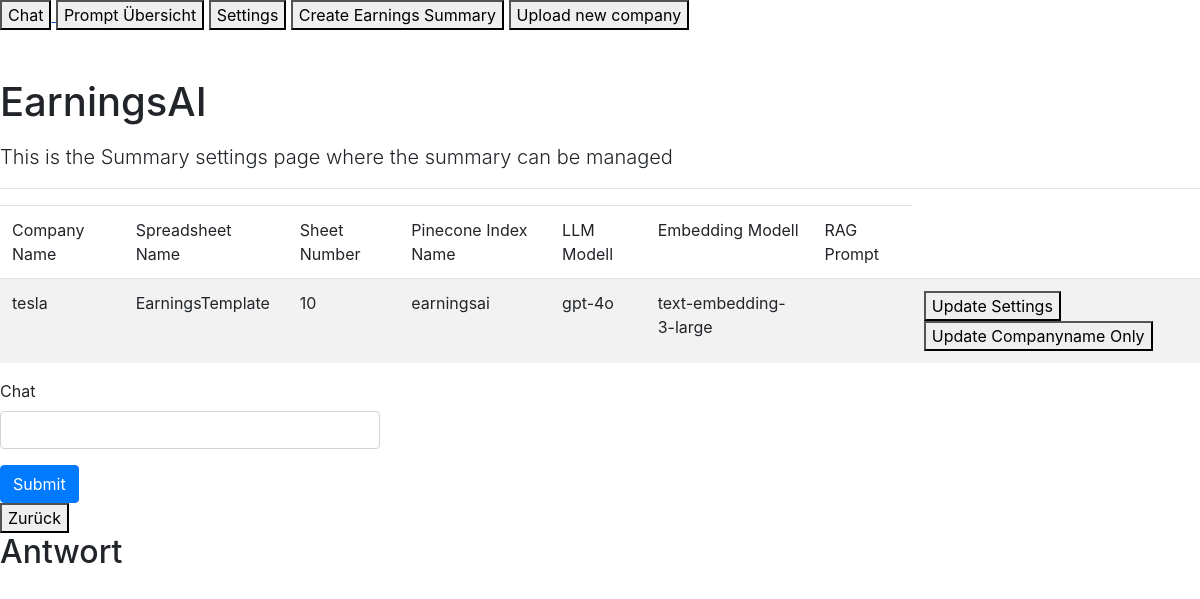
Page /chat on the committed database.
### app/models.py (models this page shows)
class SummarySettings(db.Model):
    id = db.Column(db.Integer, primary_key=True)
    companyname = db.Column(db.String(80), nullable=False)
    companyname2 = db.Column(db.String(80), nullable=False)
    companyname3 = db.Column(db.String(80), nullable=False)
    gsheetname = db.Column(db.String(400), nullable=False)
    gsheetno = db.Column(db.String(400), nullable=False)
    indexname = db.Column(db.String(400), nullable=False)
    llm = db.Column(db.String(400), nullable=False)
    embedding = db.Column(db.String(400), nullable=False)
    rag_prompt = db.Column(db.String(400), nullable=False)

### app/routes.py (the view)
@app.route('/chat', methods=['GET', 'POST'])
def chat():
    form = ChatForm()
    settings= SummarySettings.query.filter_by(id=1).first_or_404()
    res= ChatAnswer
    if form.validate_on_submit():
        query = form.query.data
        print(query)
        answer = askchat(settings, query)
        print(answer)
        res.content = answer.content
    return render_template('chat.html', settings=settings, form = form, res = res)

### app/forms.py
class ChatForm(FlaskForm):
    query = StringField('Chat')
    submit = SubmitField('Submit')

### templates/chat.html (shortened to what this page needs)
{% extends "base.html" %}
{% from 'bootstrap/form.html' import render_form, render_field %}
{% block content %}
      <h1 class="pt-5 pb-2">EarningsAI</h1>
      <p class="lead">This is the Summary settings page where the summary can be managed </p>
      <hr>
          <div>
<table id="data" class="table table-striped">
    <thead>
        <tr>
            <td>Company Name</td>
            <td>Spreadsheet Name</td>
            <td>Sheet Number</td>
            <td>Pinecone Index Name</td>
            <td>LLM Modell</td>
            <td>Embedding Modell</td>
            <td>RAG Prompt</td>
        </tr>
    </thead>
<tbody>
    <tr>
        <td>{{settings.companyname}}</td>
        <td>{{settings.gsheetname}}</td>
        <td>{{settings.gsheetno}}</td>
        <td>{{settings.indexname}}</td>
        <td>{{settings.llm}}</td>
        <td>{{settings.embedding}}</td>
        <td></td>
        <td><a href='/editsettings' >
            <button class="GFG">
                Update Settings
            </button>
        </a>
        <a href='/updatecompanies' >
            <button class="GFG">
                Update Companyname Only
            </button>
        </a>
        </td>
    </tr>
</tbody>
</table>
</div>
<div class="row">
    <div class="col-md-4">
        {{ render_form(form)}}
    </div>
</div>
<a href= "/" >
    <button class="GFG">
     Zurück
    </button>
</a>
<h2>Antwort</h2>
{% endblock %}

### rows in the picture
SummarySettings: companyname "tesla", gsheetname "EarningsTemplate", gsheetno "10", indexname "earningsai", llm "gpt-4o", embedding "text-embedding-3-large"
